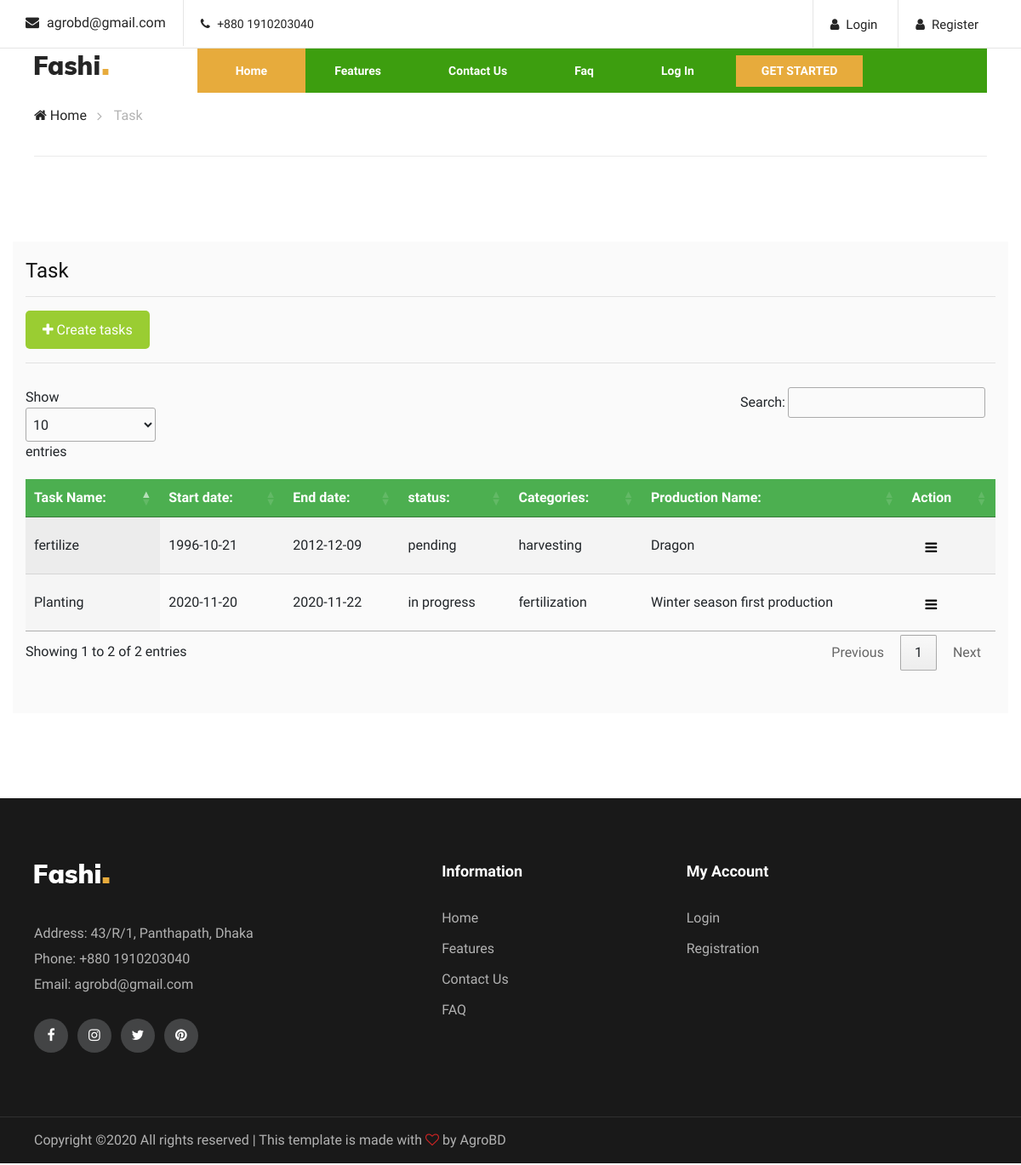
The page /tasks_show.php on the database its author committed.
### tables this page shows
CREATE TABLE `tasks` (
  `task_id` int(11) NOT NULL,
  `task_name` varchar(30) NOT NULL,
  `start_date` date NOT NULL,
  `end_date` date NOT NULL,
  `status` varchar(12) NOT NULL,
  `categories` varchar(20) NOT NULL,
  `cropProduction_id` int(11) NOT NULL,
  `uid` int(11) NOT NULL,
  `created_at` timestamp NOT NULL DEFAULT current_timestamp() ON UPDATE current_timestamp()
);

CREATE TABLE `crop_productions` (
  `cropProduction_id` int(11) NOT NULL,
  `cropProduction_name` varchar(30) NOT NULL,
  `crop_name` varchar(30) NOT NULL,
  `location` varchar(50) NOT NULL,
  `uid` int(11) NOT NULL,
  `created_at` timestamp NOT NULL DEFAULT current_timestamp() ON UPDATE current_timestamp()
);

### tasks_show.php (the view, shortened to what this page needs)
<?php include'includes/head.php';
include'includes/navbar.php';
$conn = connect();
?>
</head>
<body>
    <div class="breacrumb-section">
        <div class="container">
            <div class="row">
                <div class="col-lg-12">
                    <div class="breadcrumb-text">
                        <a href="index"><i class="fa fa-home"></i> Home</a>
                        <span>Task</span>
                    </div>
                </div>
            </div>
        </div>
    </div>
    <section class="homenav">
        <div class="container production_box">
            <div class="">
                <h4>Task</h4>
                <hr>
                <div class="">
                    <button id="myBtn" style="float: none;"><i class="fa fa-plus" aria-hidden="true"></i> Create
                        tasks</button>
                    <hr>
                    <table id="example" class="display">
                        <thead>
                            <tr>
                                <th>Task Name:</th>
                                <th>Start date: </th>
                                <th>End date:</th>
                                <th>status: </th>
                                <th>Categories:</th>
                                <th>Production Name:</th>
                                <th>Action</th>
                            </tr>
                        </thead>
                        <tbody>
                            <?php
                            $sql= "SELECT * FROM tasks as t, crop_productions as c WHERE t.cropProduction_id = c.cropProduction_id";
                            $result = $conn->query($sql);
                                while ($row = $result-> fetch_assoc()):
                            ?>
                            <tr>
                                <td><?php echo $row["task_name"]; ?></td>
                                <td><?php echo $row["start_date"]; ?></td>
                                <td><?php echo $row["end_date"]; ?></td>
                                <td><?php echo $row["status"]; ?></td>
                                <td><?php echo $row["categories"]; ?></td>
                                <td><?php echo $row["cropProduction_name"]; ?></td>
                                <td>
                                    <div class="dropdown">
                                        <button class="dropbtn"><i class="fa fa-bars"></i></button>
                                    </div>
                                </td>
                            </tr>
                            <?php endwhile;?>
                        </tbody>
                    </table>
                </div>
            </div>
    </section>
    <?php
        include'includes/footer.php';
    ?>
</body>
</html>

### css/style.css (style rules this page uses)
html, body { height: 100%; font-family: "Muli", sans-serif; -webkit-font-smoothing: antialiased; -moz-font-smoothing: antialiased; }
h1, h2, h3, h4, h5, h6 { margin: 0; color: #111111; font-weight: 400; font-family: "Muli", sans-serif; }
h4 { font-size: 24px; }
* { box-sizing: border-box; }
.homenav { padding-top: 100px; padding-bottom: 100px; }
.breadcrumb-text { border-bottom: 1px solid #ebebeb; padding: 15px 0; }
.breadcrumb-text a { display: inline-block; font-size: 16px; color: #252525; margin-right: 28px; position: relative; }
.breadcrumb-text a:after { position: absolute; right: -18px; top: 0px; content: ""; font-family: "FontAwesome"; font-size: 16px; color: #b2b2b2; }
.breadcrumb-text span { display: inline-block; color: #b2b2b2; }
table { border-collapse: collapse; width: 100%; }
.filter th, td { text-align: left; padding: 5px; }
.production_box { background-color: #FAFAFA; padding-top: 20px; padding-bottom: 50px; }
th, td { text-align: left; padding: 10px; }
th { background-color: #4CAF50; color: white; }
tr:nth-child(even) { background-color: #f2f2f2; }
#myBtn { width: auto; height: 45px; background-color: yellowgreen; border: none; border-radius: 5px; color: rgb(255, 255, 255); float: right; padding: 0 20px; }
.dropbtn { background-color: transparent; color: black; padding: 16px; font-size: 16px; border: none; height: 50px; }
.dropdown { position: relative; display: inline-block; }
.fin_body_box img, p, a { padding-bottom: 20px; }
.row { margin: 0 -5px; }
.row:after { content: ""; display: table; clear: both; }
@media only screen and (min-width: 1200px) { .container { max-width: 1170px; } }

### rows shown on the page
tasks: task_name "fertilize", start_date "1996-10-21", end_date "2012-12-09", status "pending", categories "harvesting", cropProduction.cropProduction_name "Dragon"
tasks: task_name "Planting", start_date "2020-11-20", end_date "2020-11-22", status "in progress", categories "fertilization", cropProduction.cropProduction_name "Winter season first production"
